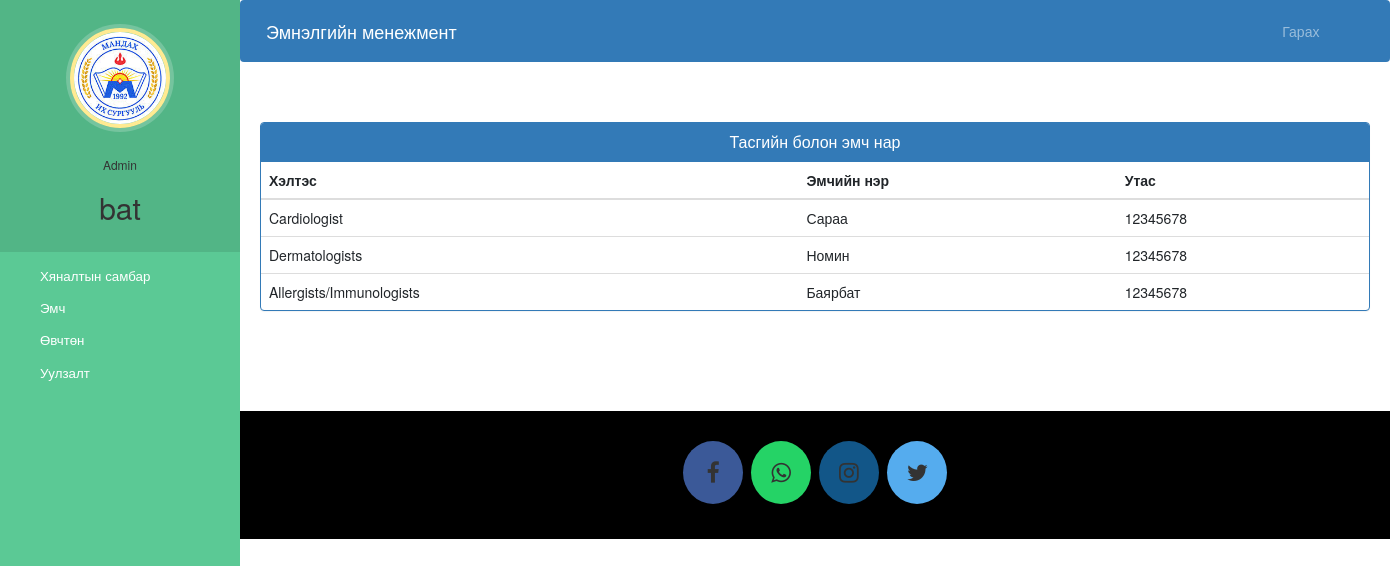
The app's page /admin-view-doctor-specialisation/ (signed in) with its own data.
### hospital/models.py (models this page shows, shortened)
class Doctor(models.Model):
    user=models.OneToOneField(User,on_delete=models.CASCADE)
    profile_pic= models.ImageField(upload_to='profile_pic/DoctorProfilePic/',null=True,blank=True)
    address = models.CharField(max_length=40)
    mobile = models.CharField(max_length=20,null=True)
    department= models.CharField(max_length=50,choices=departments,default='Cardiologist')
    status=models.BooleanField(default=False)
    @property
    def get_name(self):
        return self.user.first_name+" "+self.user.last_name

### hospital/views.py (the view)
# urls.py: path('admin-view-doctor-specialisation/',views.admin_view_doctor_specialisation_view,name='admin-view-doctor-specialisation'),
@login_required(login_url='adminlogin')
@user_passes_test(is_admin)
def admin_view_doctor_specialisation_view(request):
    doctors=models.Doctor.objects.all().filter(status=True)
    return render(request,'hospital/admin_view_doctor_specialisation.html',{'doctors':doctors})

### hospital/views.py (called while the page is built)
def is_admin(user):
    return user.groups.filter(name='ADMIN').exists()

### templates/hospital/admin_view_doctor_Specialisation.html (shortened to what this page needs)
{% extends 'hospital/admin_base.html' %}
{% block content %}
<head>
  <link href="//netdna.bootstrapcdn.com/bootstrap/3.0.0/css/bootstrap.min.css" rel="stylesheet" id="bootstrap-css">
</head>
<div class="container">
  <div class="panel panel-primary">
    <div class="panel-heading">
      <h6 class="panel-title">Тасгийн болон эмч нар</h6>
    </div>
    <table class="table table-hover" id="dev-table">
      <thead>
        <tr>
          <th>Хэлтэс</th>
          <th>Эмчийн нэр</th>
          <th>Утас</th>
        </tr>
      </thead>
      {% for d in doctors %}
      <tr>
        <td>{{d.department}}</td>
        <td> {{d.get_name}}</td>
        <td>{{d.mobile}}</td>
      </tr>
      {% endfor %}
    </table>
  </div>
</div>
{% endblock content %}

### templates/hospital/admin_base.html (shortened to what this page needs)
<!DOCTYPE html>
{% load static %}
<html lang="en">
<head>
  <link rel="stylesheet" href="https://stackpath.bootstrapcdn.com/bootstrap/4.3.1/css/bootstrap.min.css">
  <link rel="stylesheet" href="https://maxcdn.bootstrapcdn.com/font-awesome/4.7.0/css/font-awesome.min.css">
  <link rel="stylesheet" href="{% static '/style.css' %}">
</head>
<body>
  <nav class="menu" tabindex="0">
    <header class="avatar">
      <img src="{% static "images/images.jpg" %}" />
      <br><br>
      <h6>Admin</h6>
      <h2>{{request.user.first_name}}</h2>
    </header>
    <ul>
      <li tabindex="0" class="icon-dashboard"> <a style="color:white; text-decoration:none;" href="/admin-dashboard"><span>Хяналтын самбар</span></a> </li>
      <li tabindex="0" class="icon-customers"> <a style="color:white; text-decoration:none;" href="/admin-doctor"><span>Эмч</span></a></li>
      <li tabindex="0" class="icon-users"> <a style="color:white; text-decoration:none;" href="/admin-patient"><span>Өвчтөн</span></a></li>
      <li tabindex="0" class="icon-calendar"> <a style="color:white; text-decoration:none;" href="/admin-appointment"><span>Уулзалт</span></a></li>
    </ul>
  </nav>
  <main>
    <div class="bs-example">
      <nav class="navbar navbar-expand-md  navbar-dark fixed-top" style="background:#337AB7;">
        <a href="/admin-dashboard" class="navbar-brand">Эмнэлгийн менежмент</a>
        <div class="collapse navbar-collapse justify-content-between" id="navbarCollapse">
          <div class="navbar-nav" style=" margin-left: 90%;">
            <a href="/logout" class="nav-item nav-link">Гарах</a>
          </div>
        </div>
      </nav>
    </div>
    <br><br>
    {% block content %}
    {% endblock content %}
    <br><br><br><br>
    <footer>
      <p>
        <a id="ftr" class="fa fa-facebook"></a>
        <a id="ftr" class="fa fa-whatsapp"></a>
        <a id="ftr" class="fa fa-instagram"></a>
        <a id="ftr" class="fa fa-twitter"></a>
      </p>
      <br>
    </footer>
  </main>
</body>
</html>

### static/style.css (style rules this page uses)
body { padding-left: 240px; }
main { position: relative; height: 100vh; }
.menu { background: #5bc995; height: 100vh; width: 240px; position: fixed; top: 0px; left: 0; z-index: 5; outline: none; }
.menu .avatar { background: rgba(0, 0, 0, 0.1); padding: 2em 0.5em; text-align: center; }
.menu .avatar img { width: 100px; border-radius: 50%; overflow: hidden; border: 4px solid #ffea92; box-shadow: 0 0 0 4px rgba(255, 255, 255, 0.2); }
.menu .avatar h2 { font-weight: normal; margin-bottom: 0; }
.menu ul { list-style: none; padding: 0.5em 0; margin: 0; }
.menu ul li { padding: 0.5em 1em 0.5em 3em; font-size: 0.95em; font-weight: regular; background-repeat: no-repeat; background-position: left 15px center; background-size: auto 20px; transition: all 0.15s linear; cursor: pointer; }
.menu ul li.icon-dashboard { background-image: url("http://www.entypo.com/images//gauge.svg"); }
.menu ul li.icon-customers { background-image: url("http://www.entypo.com/images//briefcase.svg"); }
.menu ul li.icon-users { background-image: url("http://www.entypo.com/images//users.svg"); }
.menu ul li.icon-calendar { background-image: url("http://www.entypo.com/images//calendar.svg"); }

### templates/hospital/admin_base.html (style rules this page uses)
a:link { text-decoration: none; }
a { color: white; }
footer { padding: 0px 0px 0px 0px; background-color: black; margin: 0px; }
#ftr { padding: 20px; }
.fa { font-size: 23px; width: 60px; text-align: center; text-decoration: none; margin: 5px 2px; border-radius: 50%; }
.fa-facebook { background: #3B5998; color: white; margin-top: 30px; }
.fa-whatsapp { background: #25d366; color: white; }
.fa-twitter { background: #55ACEE; color: white; }
.fa-instagram { background: #125688; color: white; }
p { text-align: center; }
body { padding-left: 240px; }
main { position: relative; height: 100vh; }
.menu { background: #5bc995; height: 100vh; width: 240px; position: fixed; top: 0px; left: 0; z-index: 5; outline: none; }
.menu .avatar { background: rgba(0, 0, 0, 0.1); padding: 2em 0.5em; text-align: center; }
.menu .avatar img { width: 100px; border-radius: 50%; overflow: hidden; border: 4px solid #ffea92; box-shadow: 0 0 0 4px rgba(255, 255, 255, 0.2); }
.menu .avatar h2 { font-weight: normal; margin-bottom: 0; }
.menu ul { list-style: none; padding: 0.5em 0; margin: 0; }
.menu ul li { padding: 0.5em 1em 0.5em 3em; font-size: 0.95em; font-weight: regular; background-repeat: no-repeat; background-position: left 15px center; background-size: auto 20px; transition: all 0.15s linear; cursor: pointer; }
.menu ul li.icon-dashboard { background-image: url("http://www.entypo.com/images//gauge.svg"); }
.menu ul li.icon-customers { background-image: url("http://www.entypo.com/images//briefcase.svg"); }
.menu ul li.icon-users { background-image: url("http://www.entypo.com/images//users.svg"); }
.menu ul li.icon-calendar { background-image: url("http://www.entypo.com/images//calendar.svg"); }

### templates/hospital/admin_view_doctor_Specialisation.html (style rules this page uses)
a:link { text-decoration: none; }
h6 { text-align: center; }

### records on screen
Doctor: department "Cardiologist", get_name "Сараа", mobile "12345678"
Doctor: department "Dermatologists", get_name "Номин", mobile "12345678"
Doctor: department "Allergists/Immunologists", get_name "Баярбат", mobile "12345678"

### other values on screen
{{ request.user.first_name }} "bat"
